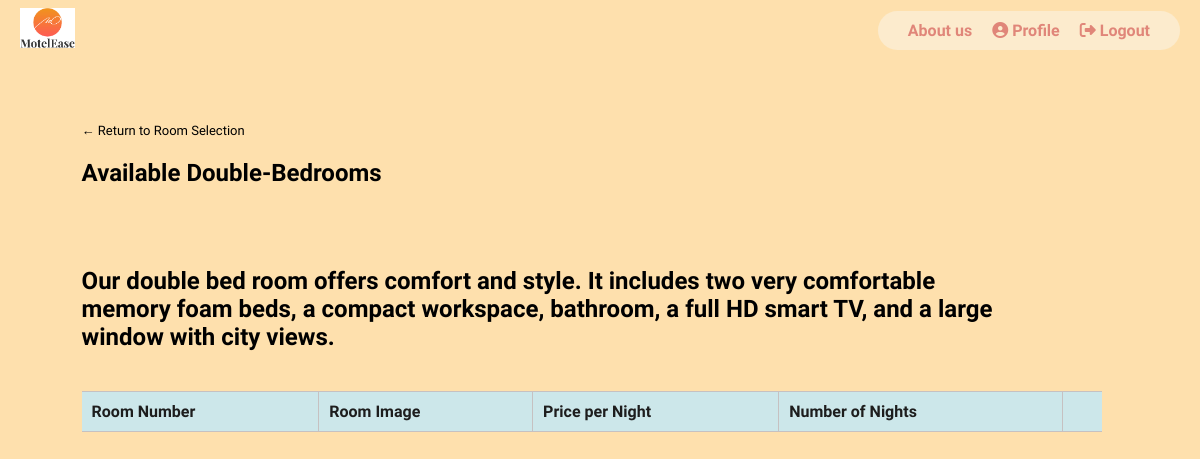
Before: /ITPROGhotel/php/double-bed.php (signed in) with the older database file.
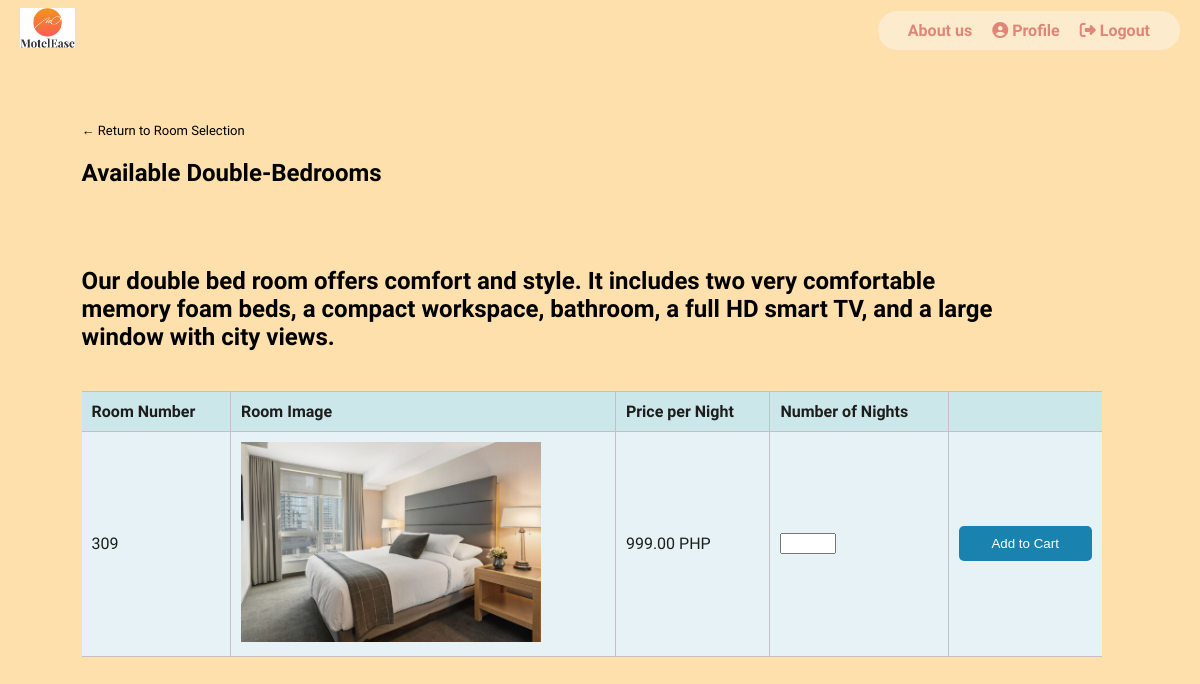
After: the same page with the newer database file.
### tables this page shows
CREATE TABLE `rooms` (
  `id` int(11) NOT NULL,
  `type` varchar(50) DEFAULT NULL,
  `price_per_night` decimal(10,2) DEFAULT NULL,
  `availability` int(11) DEFAULT NULL,
  `image` mediumblob NOT NULL,
  `room_number` int(11) NOT NULL
);

### ITPROGhotel/php/double-bed.php (the view, shortened to what this page needs)
<?php
$conn = new mysqli('localhost', 'root', '', 'itproghs');
$stmt = $conn->prepare("SELECT * FROM rooms WHERE type = 'Double' AND availability = 0");
$stmt->execute();
$result = $stmt->get_result();
$doubleRooms = $result->fetch_all(MYSQLI_ASSOC);
?>
<!DOCTYPE html>
<html>
<head>
    <link href="rooms.css" rel="stylesheet" type="text/css">
    <link rel="stylesheet" href="https://cdnjs.cloudflare.com/ajax/libs/font-awesome/6.2.0/css/all.min.css">
</head>
<body class="loggedin">
    <nav class="navtop">
        <div class="nav-container">
            <div class="logo">
                <a href="home.php"><img src="uploads/motel-ease_logo.png"></a>
            </div>
            <div class="nav-links">
                <a href="aboutus.html" class="nav-link">About us</a>
                <a href="profile.php" class="nav-link"><i class="fas fa-user-circle"></i> Profile</a>
                <a href="logout.php" class="nav-link"><i class="fas fa-sign-out-alt"></i> Logout</a>
            </div>
        </div>
    </nav>
    <div class="content">
        <p><a href="room-selection.php" class="back-btn"> ← Return to Room Selection</a></p>
        <h2>Available Double-Bedrooms</h2>
        <h2></h2>
        <h2>Our double bed room offers comfort and style. It includes two very comfortable memory foam beds, a compact workspace, bathroom, a full HD smart TV, and a large window with city views.</h2>
        <table class="rooms-table">
            <thead>
                <tr>
                    <th>Room Number</th>
                    <th>Room Image</th>
                    <th>Price per Night</th>
                    <th>Number of Nights</th>
                    <th></th>
                </tr>
            </thead>
            <tbody>
                <?php foreach ($doubleRooms as $room): ?>
                    <tr>
                        <td><?= htmlspecialchars($room['room_number']) ?></td>
                        <td><img src="<?= $room['image'] ?>"width="300"></td>
                        <td><?= htmlspecialchars($room['price_per_night']) ?> PHP</td>
                        <td>
                            <form action="add-to-cart.php" method="post">
                                <input type="number" name="quantity" min="1" max="30" required>
                        </td>
                        <td>
                            <input type="submit" value="Add to Cart" class="button-item">
                        </td>
                    </tr>
                <?php endforeach; ?>
            </tbody>
        </table>
    </div>
</body>
</html>

Changed rows visible on the page:
added rooms: room_number "309", image (picture), price_per_night "999.00"
